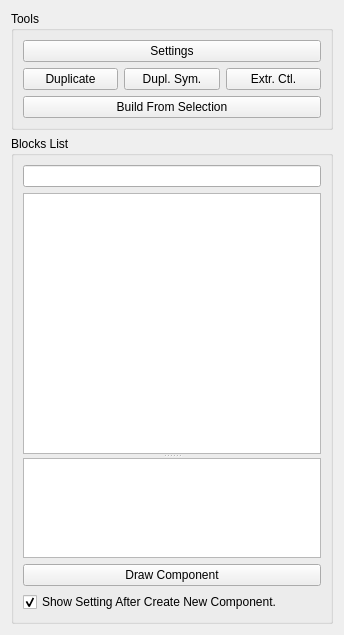
<?xml version="1.0" encoding="UTF-8"?>
<ui version="4.0">
 <class>Form</class>
 <widget class="QWidget" name="Form">
  <property name="geometry">
   <rect>
    <x>0</x>
    <y>0</y>
    <width>344</width>
    <height>635</height>
   </rect>
  </property>
  <property name="windowTitle">
   <string>Form</string>
  </property>
  <layout class="QVBoxLayout" name="verticalLayout_3">
   <item>
    <widget class="QGroupBox" name="tools_groupBox">
     <property name="title">
      <string>Tools</string>
     </property>
     <layout class="QVBoxLayout" name="verticalLayout_2">
      <item>
       <widget class="QPushButton" name="settings_pushButton">
        <property name="whatsThis">
         <string>&lt;html&gt;&lt;head/&gt;&lt;body&gt;&lt;p&gt;Open Component/Guide root settings window.&lt;/p&gt;&lt;/body&gt;&lt;/html&gt;</string>
        </property>
        <property name="text">
         <string>Settings</string>
        </property>
       </widget>
      </item>
      <item>
       <layout class="QHBoxLayout" name="horizontalLayout">
        <item>
         <widget class="QPushButton" name="duplicate_pushButton">
          <property name="toolTip">
           <string>&lt;html&gt;&lt;head/&gt;&lt;body&gt;&lt;p&gt;Duplicate selected component.&lt;/p&gt;&lt;/body&gt;&lt;/html&gt;</string>
          </property>
          <property name="text">
           <string>Duplicate</string>
          </property>
         </widget>
        </item>
        <item>
         <widget class="QPushButton" name="dupSym_pushButton">
          <property name="toolTip">
           <string>&lt;html&gt;&lt;head/&gt;&lt;body&gt;&lt;p&gt;Duplicate symmetrical selected component.&lt;/p&gt;&lt;/body&gt;&lt;/html&gt;</string>
          </property>
          <property name="text">
           <string>Dupl. Sym.</string>
          </property>
         </widget>
        </item>
        <item>
         <widget class="QPushButton" name="extrCtl_pushButton">
          <property name="toolTip">
           <string>&lt;html&gt;&lt;head/&gt;&lt;body&gt;&lt;p&gt;Extract Selected Controls and store as control Buffer.&lt;/p&gt;&lt;/body&gt;&lt;/html&gt;</string>
          </property>
          <property name="text">
           <string>Extr. Ctl.</string>
          </property>
         </widget>
        </item>
       </layout>
      </item>
      <item>
       <widget class="QPushButton" name="build_pushButton">
        <property name="toolTip">
         <string>&lt;html&gt;&lt;head/&gt;&lt;body&gt;&lt;p&gt;Build rig from selection&lt;/p&gt;&lt;/body&gt;&lt;/html&gt;</string>
        </property>
        <property name="whatsThis">
         <string>&lt;html&gt;&lt;head/&gt;&lt;body&gt;&lt;p&gt;Open Component/Guide root settings window.&lt;/p&gt;&lt;/body&gt;&lt;/html&gt;</string>
        </property>
        <property name="text">
         <string>Build From Selection</string>
        </property>
       </widget>
      </item>
     </layout>
    </widget>
   </item>
   <item>
    <widget class="QGroupBox" name="list_groupBox">
     <property name="title">
      <string>Blocks List</string>
     </property>
     <layout class="QVBoxLayout" name="verticalLayout">
      <item>
       <widget class="QLineEdit" name="search_lineEdit">
        <property name="sizePolicy">
         <sizepolicy hsizetype="Minimum" vsizetype="Fixed">
          <horstretch>0</horstretch>
          <verstretch>0</verstretch>
         </sizepolicy>
        </property>
       </widget>
      </item>
      <item>
       <widget class="QSplitter" name="splitter">
        <property name="orientation">
         <enum>Qt::Vertical</enum>
        </property>
        <widget class="DragQListView" name="component_listView">
         <property name="sizePolicy">
          <sizepolicy hsizetype="Expanding" vsizetype="Expanding">
           <horstretch>0</horstretch>
           <verstretch>0</verstretch>
          </sizepolicy>
         </property>
         <property name="minimumSize">
          <size>
           <width>0</width>
           <height>0</height>
          </size>
         </property>
         <property name="editTriggers">
          <set>QAbstractItemView::NoEditTriggers</set>
         </property>
         <property name="showDropIndicator" stdset="0">
          <bool>false</bool>
         </property>
         <property name="dragDropMode">
          <enum>QAbstractItemView::NoDragDrop</enum>
         </property>
         <property name="defaultDropAction">
          <enum>Qt::CopyAction</enum>
         </property>
         <property name="alternatingRowColors">
          <bool>true</bool>
         </property>
         <property name="selectionMode">
          <enum>QAbstractItemView::SingleSelection</enum>
         </property>
        </widget>
        <widget class="QPlainTextEdit" name="info_plainTextEdit">
         <property name="enabled">
          <bool>true</bool>
         </property>
         <property name="sizePolicy">
          <sizepolicy hsizetype="Expanding" vsizetype="Minimum">
           <horstretch>0</horstretch>
           <verstretch>0</verstretch>
          </sizepolicy>
         </property>
         <property name="minimumSize">
          <size>
           <width>0</width>
           <height>50</height>
          </size>
         </property>
         <property name="maximumSize">
          <size>
           <width>16777215</width>
           <height>100</height>
          </size>
         </property>
         <property name="baseSize">
          <size>
           <width>0</width>
           <height>50</height>
          </size>
         </property>
         <property name="undoRedoEnabled">
          <bool>false</bool>
         </property>
         <property name="readOnly">
          <bool>true</bool>
         </property>
         <property name="plainText">
          <string/>
         </property>
        </widget>
       </widget>
      </item>
      <item>
       <widget class="QPushButton" name="draw_pushButton">
        <property name="toolTip">
         <string>&lt;html&gt;&lt;head/&gt;&lt;body&gt;&lt;p&gt;Draw selected component.&lt;/p&gt;&lt;/body&gt;&lt;/html&gt;</string>
        </property>
        <property name="text">
         <string>Draw Component</string>
        </property>
       </widget>
      </item>
      <item>
       <widget class="QCheckBox" name="showUI_checkBox">
        <property name="text">
         <string>Show Setting After Create New Component.</string>
        </property>
        <property name="checked">
         <bool>true</bool>
        </property>
       </widget>
      </item>
     </layout>
    </widget>
   </item>
  </layout>
 </widget>
 <customwidgets>
  <customwidget>
   <class>DragQListView</class>
   <extends>QListView</extends>
   <header location="global">mgear.core.widgets</header>
  </customwidget>
 </customwidgets>
 <resources/>
 <connections/>
</ui>
